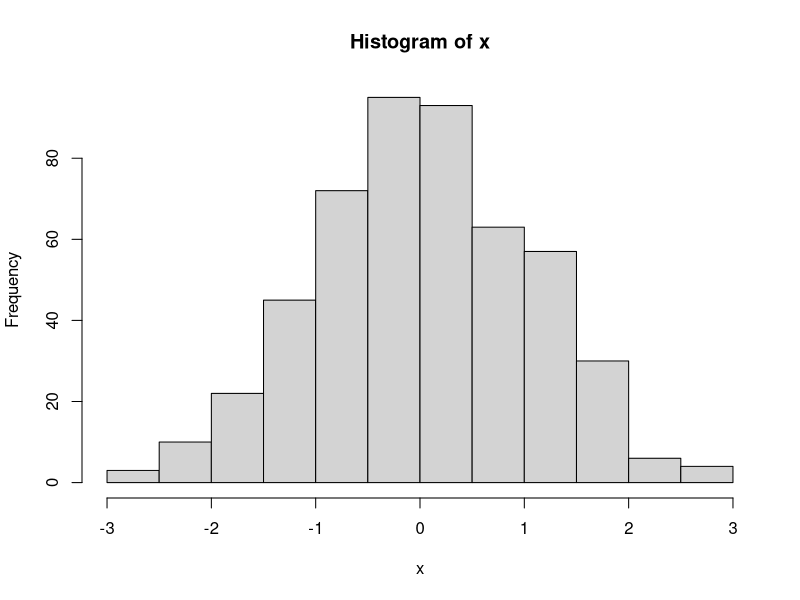

Generate this figure with R:
## ---- chunk 1
library(psych)
## ---- chunk 2
# Isto é um comentário.
## ---- chunk 3
# Atribuindo valor '1' a x
x <- 1

# Visualizando
x

# Atribuindo valor "1+2"
x <- 1+2
x

# Verificando se x é menor que 2
isTRUE(x<2)
## ---- chunk 4
# Concatenando valores no objeto 'meus.dados'
meus.dados <- c(1, 2, 3)

# Visualizando
meus.dados
## ---- chunk 5
# Criando vetores
sexo <- c("mas", "fem", "mas", "fem", "mas")
idade <- c(12, 21, 33, 25, 36)
status_estudante <- c(TRUE, FALSE, TRUE, FALSE, TRUE)

# Concatenando como colunas diferentes
meus.dados <- cbind(sexo, idade, status_estudante)

# Verificando a estrutura
str(meus.dados) 

# A estrutura não parece correta... melhor salvar como data.frame
meus.dados <- data.frame(sexo, idade, status_estudante)
str(meus.dados)
## ---- chunk 6
# Solicitando exemplo da funcão "mean"
example("mean")
## ---- chunk 7
help("mtcars")
## ---- chunk 8
data(mtcars)
## ---- chunk 9
data()
## ---- chunk 10
# Exemplo adaptado do livro "R in Action"
patientID <- c(1, 1, 2, 3, 4, 5, 6)
idade <- c(25, 25, 34, 28, 52, 44, 36)
diabetes <- c("Tipo1", "Tipo1", "Tipo2", "Tipo1", "Tipo1", "Tipo2", "Tipo2")
status <- c("Bom", "Bom", "Bom", "Ruim", "Bom", "Ruim", "Ruim")
glicemia <- c(105, 105, 112, 240, 121, 330, 450)
dados.pacientes <- data.frame(patientID, idade, diabetes, status, glicemia)
dados.pacientes # Vemos que a primeira observação está repetida. Vamos ver depois como deletar essa observação.
## ---- chunk 11
str(dados.pacientes)
## ---- chunk 12
# Verificando os níveis da variável diabetes, que é um fator:
factor(diabetes)

# Vamos codificar uma nova variável, em que Masculino=0, Feminino=1:
sexo <- c(0, 0, 1, 1, 1, 0, 0)

# O R compreende que essa variável é contínua. Para atribuir a codificação, utilize o código:
sexo <- factor(x = sexo, levels =0:1, labels = c("Mas", "Fem"))

sexo # Verificando

# Salvando no meu banco de dados, usando a função cbind()
dados.pacientes <- cbind(dados.pacientes, sexo)

# Visualizando
dados.pacientes
## ---- chunk 13
# Criando uma simulação de 500 obs. de uma distribuição normal com média zero e desvio padrão de 1.
x <- rnorm(500, m=0, sd=1)

# Criando um histograma de x
hist(x)
## ---- chunk 14
# Antes de começar, vamos remover as variáveis do ambiente de trabalho.
rm(patientID, idade, diabetes, status, glicemia, sexo)

# Visualizando
dados.pacientes$idade

# Solicitando a média e desvio padrão
mean(dados.pacientes$idade)
sd(dados.pacientes$idade)

# Com a função attach
attach(dados.pacientes)
idade
status
mean(idade)

# Para 'desanexar' as variáveis. Lembrar de colocar entre aspas.
detach("dados.pacientes")
## ---- chunk 15
# Visualizando a primeira observação da variável idade
dados.pacientes$idade[1]

# Visualizando a segunda observação da variável diabetes
dados.pacientes$diabetes[2]
## ---- chunk 16
# Alterando a segunda observação da variável diabetes
dados.pacientes$diabetes[2] <- "Tipo1"

# Para remover valores, defina como NA:
dados.pacientes$idade[1] <- NA

# Visualizando
dados.pacientes

# Para deletar todos os casos com NA, utilize a função na.omit()
dados.pacientes <- na.omit(dados.pacientes)
dados.pacientes # Agora o primeiro paciente foi excluído do banco de dados.
## ---- chunk 17
# Média
mean(dados.pacientes$idade)

# Soma
sum(dados.pacientes$idade)

# Variância
var(dados.pacientes$idade)

# Desvio padrão
sd(dados.pacientes$idade)

# Estatística descritiva das variáveis quantitativas, usando a função "describe":
psych::describe(dados.pacientes$idade)
psych::describe(dados.pacientes$glicemia)
## ---- chunk 18
table(dados.pacientes$sexo)
## ---- chunk 19
# Anexando as variáveis no ambiente de trabalho
attach(dados.pacientes)

# Correlação de Pearson entre duas variáveis
cor(idade, glicemia)

# Criando scores z
dados.pacientes$glicemia.z <- scale(glicemia)

# Verificando
dados.pacientes

# Fazendo um teste-t para comparar médias de duas amostras
t.test(glicemia ~ sexo) # Não significativo
t.test(glicemia ~ status) # Significativo

# Para médias da mesma amostra (pareadas), o código seria:
# t.test(glicemia ~ status, paired = TRUE)
# Não vamos calcular, já que não se aplica.

# Testando variância entre grupos
bartlett.test(glicemia, status) # Não significativo, ou seja, as variâncias não são homogêneas.

# Fazendo uma regressão
lm.glicemia.idade <- lm(glicemia ~ idade)
summary(lm.glicemia.idade)

detach("dados.pacientes")
## ---- chunk 20
# boxplot(glicemia ~ status)

# plot(glicemia ~ idade)
